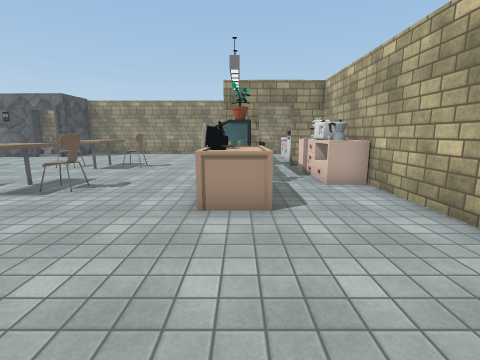
[1] (above)

16 first-person views from a walk through a 3-D level made in the Unity game engine. The camera is 1.5 m above the floor, tilts 10° down and sees 85° across. Doors are open. The floor is counted in squares, 1 m on a side. Each view is taken from the middle of a square. On the plan, view 1 faces up. The plan holds only what a view shows up to about 14 squares ahead; the rest is blank. The player is left out. Some surface patterns are stand-ins.

[2]
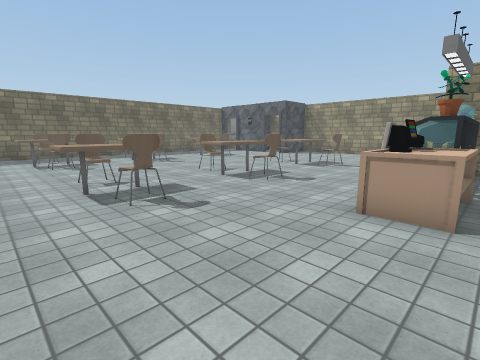

[3]
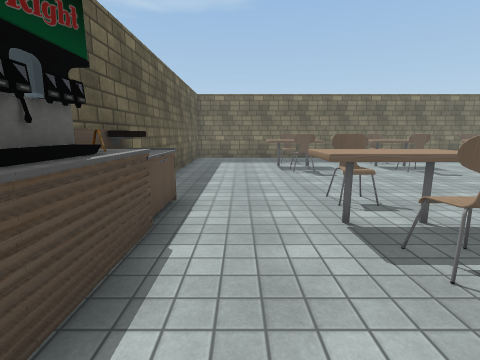

[4]
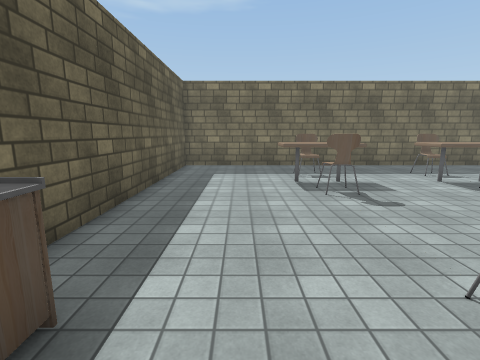

[5]
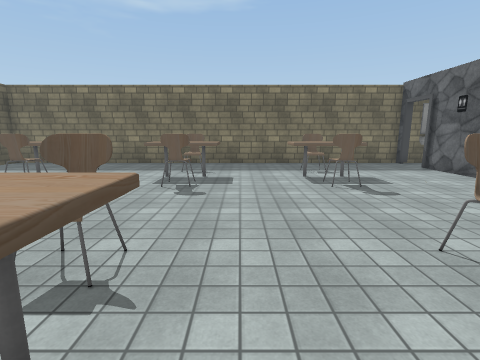

[6]
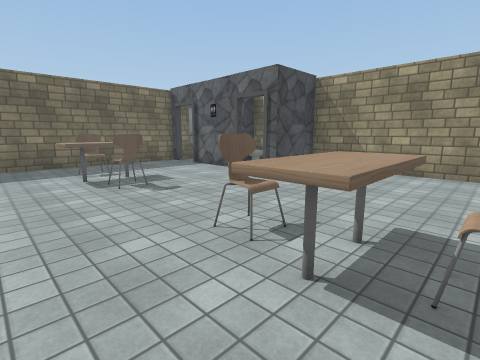

[7]
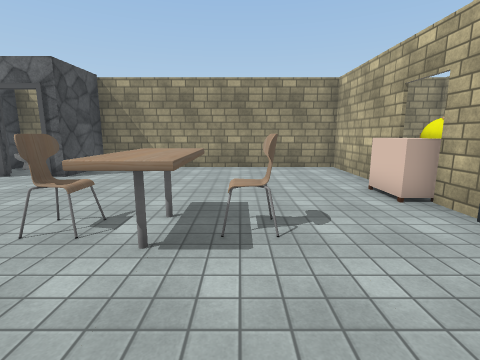

[8]
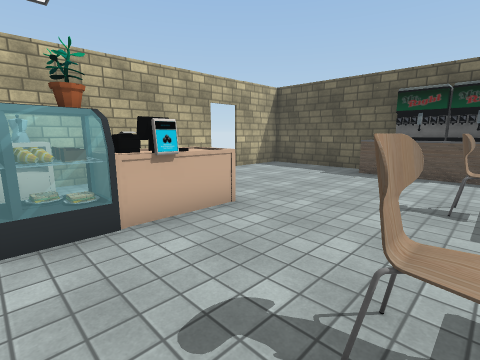

[9]
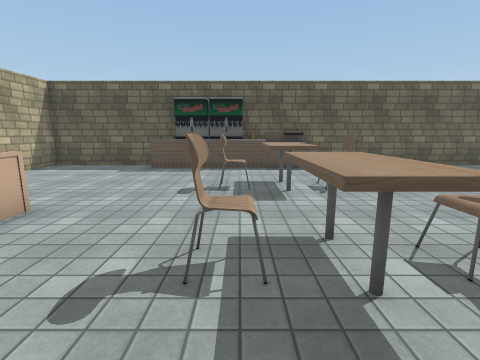

[10]
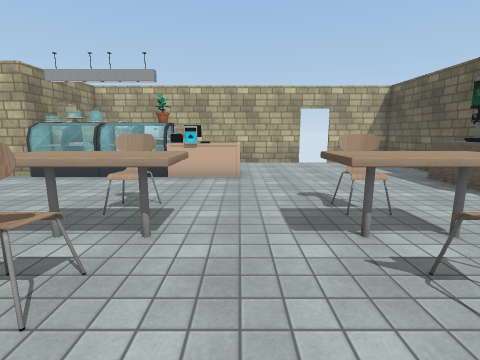

[11]
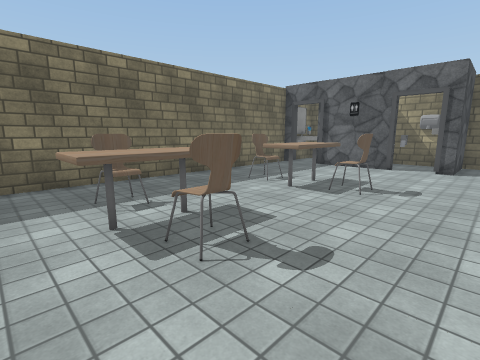

[12]
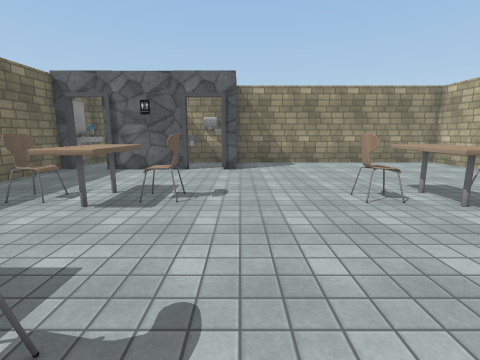

[13]
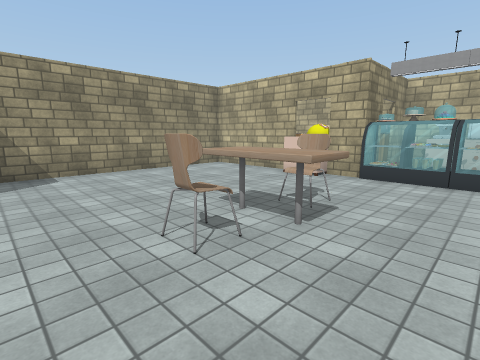

[14]
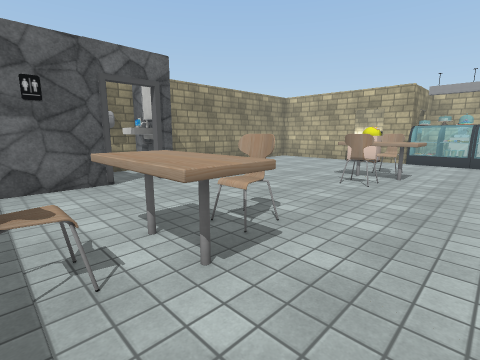

[15]
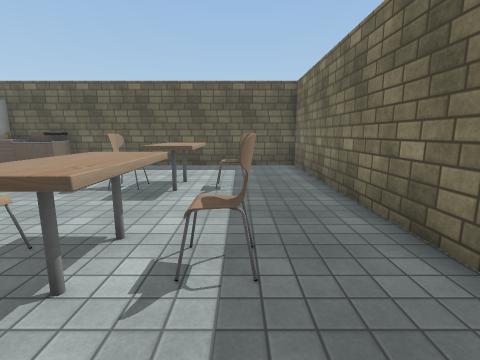

[16]
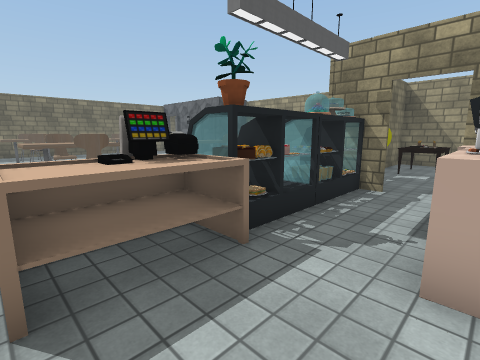

### Floor plan
Points are (right, up) in squares from view 1. A wall is a line through its corners. A room is listed if a view was taken in it or the views show most of it. See-through windows are left out.
Room 1 (views 1, 2, 3, 4, 5, 6, 7, 8, 9, 10, 11, 12, 13, 14, 15, 16)
walls: (-0.7, 12.4) (-0.7, 13.5); (1, 12.4) (0.4, 12.4); (-0.7, 15.4) (-0.7, 20); (-13.1, 17.1) (-16.8, 17.1); (-11.3, 18.2) (-11.3, 19.9); (-1.6, -2.6) (3.9, -2.6) (3.9, 0.4); (3.9, 1.8) (3.9, 12.4) (2.4, 12.4); (-11.2, 20) (-11.2, 17.1) (-11.9, 17.1); (-0.6, 19.9) (-0.6, 17.8); (-17.9, 17.1) (-18.8, 17.1); (2.5, 19.9) (-14.8, 19.9) (-14.8, 18.9); (-18.6, 18) (-18.6, -2.6) (-5.4, -2.6)
ways out: open door at (-17.5, 17); open door at (-12.5, 17); open door at (1.5, 12); gap at (4, 2)
objects: other object (-16, 2) to (-15, 3); other object (-16, 7) to (-15, 7); other object (-16, 12) to (-15, 12); other object (-15, 6) to (-14, 8); other object (-15, 11) to (-14, 13); other object (-14, 1) to (-14, 4); other object (-14, 19); other object (-13, 2) to (-13, 3); other object (-13, 7); other object (-13, 12); other object (-12, 18) to (-12, 19); other object (-8, -3) to (-6, -2); other object (-8, 2) to (-8, 3); other object (-8, 7); other object (-8, 12) to (-7, 12); other object (-7, 1) to (-6, 4); other object (-7, 6) to (-6, 8); other object (-7, 11) to (-6, 13); other object (-5, -3) to (-4, -2); other object (-5, 2) to (-5, 3); other object (-5, 7); other object (-5, 12); other object (-3, -3) to (-2, -2); other object (-1, -2); other object (-1, 5) to (1, 7); other object (-1, 6) to (0, 6); other object (-1, 7) to (0, 7); other object (-1, 8) to (0, 10); other object (-1, 11) to (0, 12); other object (-1, 14) to (-1, 15); other object (0, 8); other object (0, 14); other object (0, 16) to (1, 18); other object (3, 8) to (3, 9); other object (3, 10); other object (3, 11); other object (3, 13) to (3, 14)

Where each view was taken, in squares from view 1:
view 1: 0 up, 0 right, facing up
view 2: 0 up, 1 right, facing up-left
view 3: 0 up, 2 left, facing left
view 4: 0 up, 6 left, facing left
view 5: 9 up, 5 left, facing left
view 6: 9 up, 5 left, facing up-left
view 7: 8 up, 5 left, facing up
view 8: 9 up, 5 left, facing down-right
view 9: 10 up, 5 left, facing down
view 10: 5 up, 10 left, facing right
view 11: 5 up, 10 left, facing up-left
view 12: 6 up, 11 left, facing up
view 13: 9 up, 10 left, facing up-right
view 14: 9 up, 16 left, facing up-right
view 15: 10 up, 16 left, facing down
view 16: 5 up, 3 right, facing up-left
